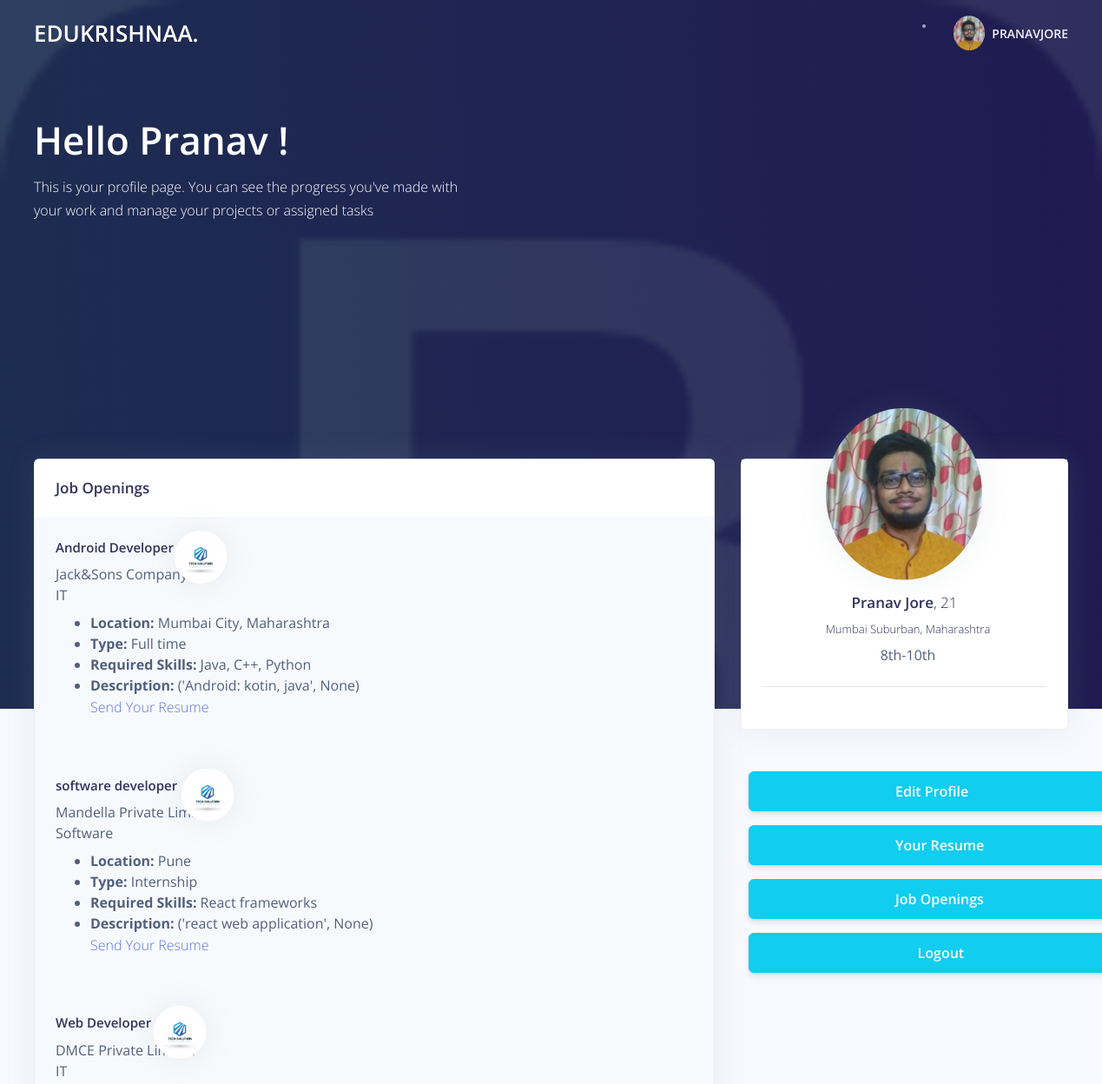
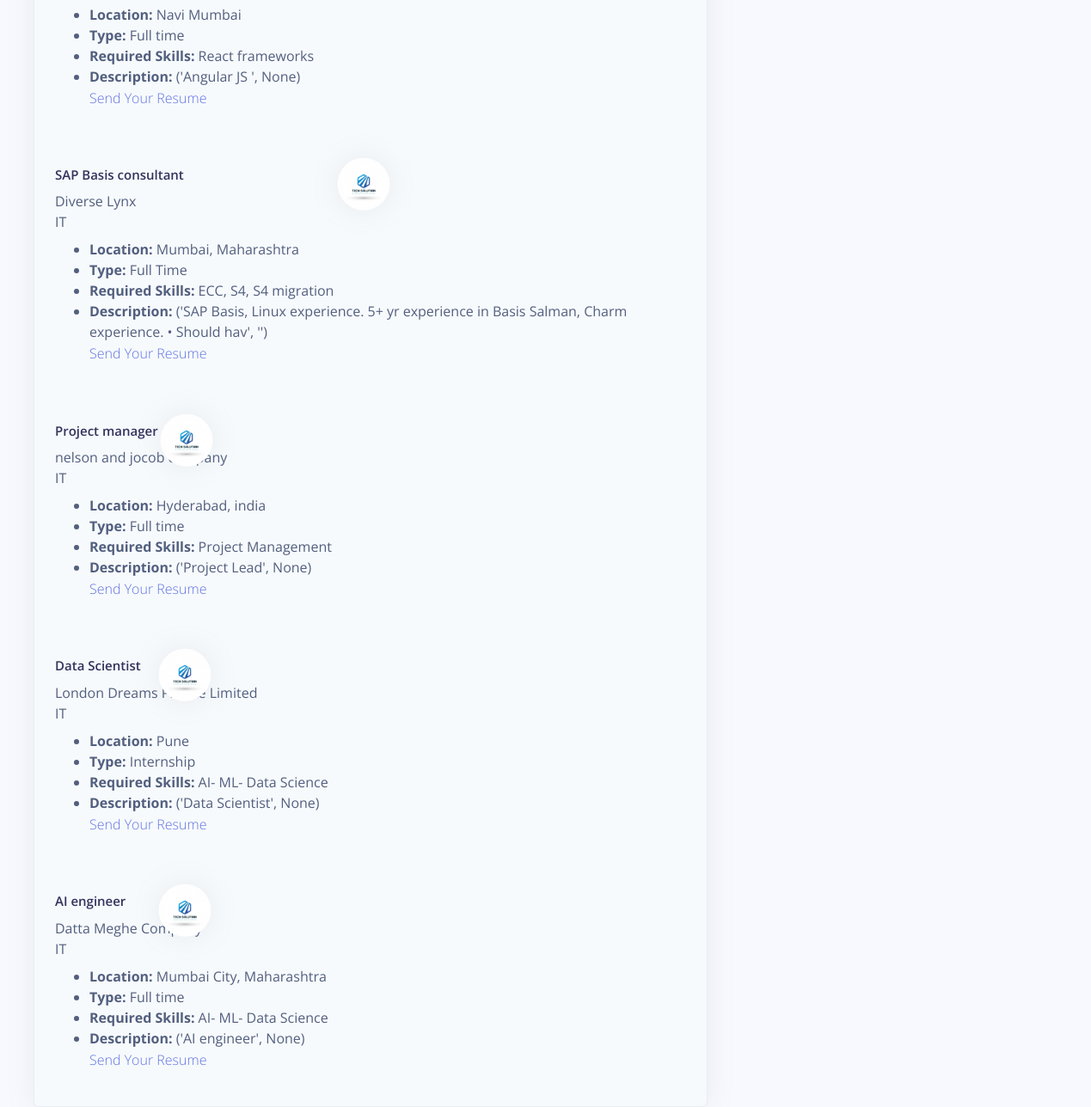
Screenshot of /jobopenings (signed in) with the database file from the repository (2 pictures, top to bottom).
### app.py (models this page shows)
class User(db.Model):
    id = db.Column(db.Integer, primary_key=True)
    fname = db.Column(db.String(500))
    lname = db.Column(db.String(500))
    email = db.Column(db.String(500), unique=True)
    dob = db.Column(db.Date)
    age = db.Column(db.Integer)
    phone = db.Column(db.String(500))
    state = db.Column(db.String(500))
    city = db.Column(db.String(500))
    uname = db.Column(db.String(500))
    password = db.Column(db.String(500))
    re_password = db.Column(db.String(500))
    gender = db.Column(db.String(500))
    quali = db.Column(db.String(500))
    fam_income = db.Column(db.String(500))
    roles = db.Column(db.String(500))
    img = db.Column(db.TEXT(100))
    address = db.Column(db.TEXT(255))
    clg_name = db.Column(db.TEXT(255))
    graduation_year = db.Column(db.Date)
    course = db.Column(db.TEXT(255))
    certificate = db.Column(db.TEXT(255))
    otp = db.Column(db.TEXT(100))

class JobPost(db.Model):
    jobid = db.Column(db.String(500), primary_key=True)
    co_name = db.Column(db.String(500))
    designation = db.Column(db.String(100))
    job_type = db.Column(db.String(100))
    department = db.Column(db.String(100))
    job_desc1 = db.Column(db.String(500))
    req_skills = db.Column(db.String(100))
    location = db.Column(db.String(100))
    job_link = db.Column(db.String(100))
    job_desc2 = db.Column(db.String(3000))

class Recruiter(db.Model):
    req_id = db.Column(db.Integer, primary_key=True)
    co_logo = db.Column(db.String(255))
    co_photo_id = db.Column(db.TEXT(255))
    emp_id = db.Column(db.Integer)
    emp_name = db.Column(db.String(255))
    co_name = db.Column(db.String(255))
    co_email = db.Column(db.String(255))
    co_add1 = db.Column(db.String(255))
    co_city = db.Column(db.String(255))
    co_state = db.Column(db.String(255))
    co_req_designation = db.Column(db.String(255))
    phone = db.Column(db.Integer)
    recruite_password = db.Column(db.String(255))
    industry = db.Column(db.String(255))
    re_password = db.Column(db.String(255))
    role = db.Column(db.String(255))

### app.py (the view)
@ app.route('/jobopenings', methods=['GET', 'POST'])
def jobopenings():
    username1 = session['user']
    getinfo = User.query.filter_by(uname=username1).first()
    recruiter = Recruiter.query.first()
    getJobInfo = JobPost.query.all()
    return render_template("/log_reg_pro/jobopening.html", getinfo=getinfo, post=getJobInfo, recruiter=recruiter)

### templates/log_reg_pro/jobopening.html (shortened to what this page needs)
<html>
<head>
    <link href="/../static/assets/css/jobopening.css" rel="stylesheet">
</head>
<body>
    <div class="main-content">
        <nav class="navbar navbar-top navbar-expand-md navbar-dark" id="navbar-main">
            <div class="container-fluid">
                <a class="h1 mb-0 text-white text-uppercase d-none d-lg-inline-block" href="/myhome"
                    target="_blank">EduKrishnaa.</a>
                <form class="navbar-search navbar-search-dark form-inline mr-3 d-none d-md-flex ml-lg-auto">
                    <div class="form-group mb-0">
                        <div class="input-group input-group-alternative">
                        </div>
                    </div>
                </form>
                <ul class="navbar-nav align-items-center d-none d-md-flex">
                    <li class="nav-item dropdown">
                        <a class="nav-link pr-0" href="#" role="button" data-toggle="dropdown" aria-haspopup="true"
                            aria-expanded="false">
                            <div class="media align-items-center">
                                <span class="avatar avatar-sm rounded-circle">
                                    <img alt="Image placeholder" src="/../static/assets/img/{{getinfo.img}}">
                                </span>
                                <div class="media-body ml-2 d-none d-lg-block">
                                    <span class="mb-0 text-sm  font-weight-bold"
                                        style="text-transform:uppercase">{{getinfo.uname}}</span>
                                </div>
                            </div>
                        </a>
                    </li>
                </ul>
            </div>
        </nav>
        <div class="header pb-8 pt-5 pt-lg-8 d-flex align-items-center"
            style="min-height: 600px; background-image: url(/../static/assets/img/apple-touch-icon.png); background-size: cover; background-position: center top;">
            <span class="mask bg-gradient-default opacity-8"></span>
            <div class="container-fluid d-flex align-items-center">
                <div class="row">
                    <div class="col-lg-7 col-md-10">
                        <h1 class="display-2 text-white captialize">Hello {{getinfo.fname}} !</h1>
                        <p class="text-white mt-0 mb-5">This is your profile page. You can see the progress you've made
                            with your work and manage your projects or assigned tasks</p>
                        <br><br><br><br><br><br><br><br>
                    </div>
                </div>
            </div>
        </div>
        <div class="container-fluid mt--7">
            <div class="row">
                <div class="col-xl-4 order-xl-2 mb-5 mb-xl-0">
                    <div class="card card-profile shadow">
                        <div class="row justify-content-center">
                            <div class="col-lg-3 order-lg-2">
                                <div class="card-profile-image">
                                    <a href="#">
                                        <img src="/../static/assets/img/{{getinfo.img}}" class="rounded-circle">
                                    </a>
                                </div>
                            </div>
                        </div>
                        <div class="card-body pt-0 pt-md-4">
                            <div class="row">
                                <div class="col">
                                    <div class="card-profile-stats d-flex justify-content-center mt-md-5">
                                    </div>
                                </div>
                            </div>
                            <div class="text-center">
                                <h3 class="captialize">
                                    {{getinfo.fname}} {{getinfo.lname}}<span class="font-weight-light">, {{getinfo.age}}
                                    </span>
                                </h3>
                                <div class="h5 font-weight-300">
                                    {{getinfo.city}}, {{getinfo.state}}
                                </div>
                                <div>
                                    {{getinfo.quali}}
                                </div>
                                <hr class="my-4">
                            </div>
                        </div>
                    </div>
                    <br>
                    <div class="card-body pt-0 pt-md-4">
                        <div class="row">
                            <p>
                                <a href="/user_profile" class="btn1 btn-info">Edit Profile</a>
                            </p>
                            <p>
                                <a href="/resume_1" class="btn1 btn-info">Your Resume</a>
                            </p>
                            <p>
                                <a href="/jobopenings" class="btn1 btn-info">Job Openings</a>
                            </p>
                            <a href="/logout" class="btn2 btn-info">Logout</a>
                        </div>
                    </div>
                </div>
                <div class="col-xl-8 order-xl-1">
                    <div class="card bg-secondary shadow">
                        <div class="card-header bg-white border-0">
                            <div class="row align-items-center">
                                <div class="col-8">
                                    <h3 class="mb-0">Job Openings</h3>
                                </div>
                                <div class="col-4 text-right">
                                </div>
                            </div>
                        </div>
                        {% for add in post %}
                        <div class="card-body">
                            <div class="container">
                                <div class="row">
                                    <link rel="stylesheet"
                                        href="https://cdnjs.cloudflare.com/ajax/libs/Primer/10.8.1/build.css" />
                                    <div class="Box m-4">
                                        <div class="Box-row Box-row--unread">
                                            <div
                                                class="CircleBadge CircleBadge--small bg-green float-left d-block mr-3 text-center">
                                                <div class="card-profile-image1">
                                                    <img src="/../static/assets/img/{{recruiter.co_photo_id}}"
                                                        class="rounded-circle">
                                                </div>
                                            </div>
                                            <h4>{{ add.designation }}</h4>
                                            <span>{{ add.co_name }}</span><br />
                                            <span>
                                                <label class="Label Label--gray mr-1">{{ add.department }}</label>
                                            </span>
                                        </div>
                                        <div class="Box-row">
                                            <ul class="lead ml-4 mb-0">
                                                <li><b>Location: </b> {{ add.location }}</li>
                                                <li><b>Type: </b>{{ add.job_type }}</li>
                                                <li><b>Required Skills: </b>{{ add.req_skills }}</li>
                                                <li><b>Description: </b>{{ add.job_desc1, add.job_desc2 }}</li>
                                                <p><a href="mailto:{{recruiter.co_email}}">Send Your Resume</a></p>
                                            </ul>
                                        </div>
                                    </div>
                                </div>
                            </div>
                        </div>
                        {% endfor %}
                    </div>
                </div>
            </div>
        </div>
    </div>
</body>
</html>

### rows the page displays
User: img (picture), uname "PRANAVJORE", fname "Pranav", lname "Jore", age "21", city "Mumbai Suburban", state "Maharashtra", quali "8th-10th"
JobPost: co_photo_id (picture), designation "Android Developer", co_name "Jack&Sons Company", department "IT", location "Mumbai City, Maharashtra", job_type "Full time", req_skills "Java, C++, Python", job_desc1+job_desc2 "('Android: kotin, java', None)"
JobPost: co_photo_id (picture), designation "software developer", co_name "Mandella Private Limited", department "Software", location "Pune", job_type "Internship", req_skills "React frameworks", job_desc1+job_desc2 "('react web application', None)"
JobPost: co_photo_id (picture), designation "Web Developer", co_name "DMCE Private Limited", department "IT", location "Navi Mumbai", job_type "Full time", req_skills "React frameworks", job_desc1+job_desc2 "('Angular JS ', None)"
JobPost: co_photo_id (picture), designation "SAP Basis consultant", co_name "Diverse Lynx", department "IT", location "Mumbai, Maharashtra", job_type "Full Time", req_skills "ECC, S4, S4 migration", job_desc1+job_desc2 "('SAP Basis, Linux experience. 5+ yr experience in Basis Salman, Charm experience. • Should hav', '')"
JobPost: co_photo_id (picture), designation "Project manager", co_name "nelson and jocob company", department "IT", location "Hyderabad, india", job_type "Full time", req_skills "Project Management", job_desc1+job_desc2 "('Project Lead', None)"
JobPost: co_photo_id (picture), designation "Data Scientist", co_name "London Dreams Private Limited", department "IT", location "Pune", job_type "Internship", req_skills "AI- ML- Data Science", job_desc1+job_desc2 "('Data Scientist', None)"
JobPost: co_photo_id (picture), designation "AI engineer", co_name "Datta Meghe Company", department "IT", location "Mumbai City, Maharashtra", job_type "Full time", req_skills "AI- ML- Data Science", job_desc1+job_desc2 "('AI engineer', None)"
